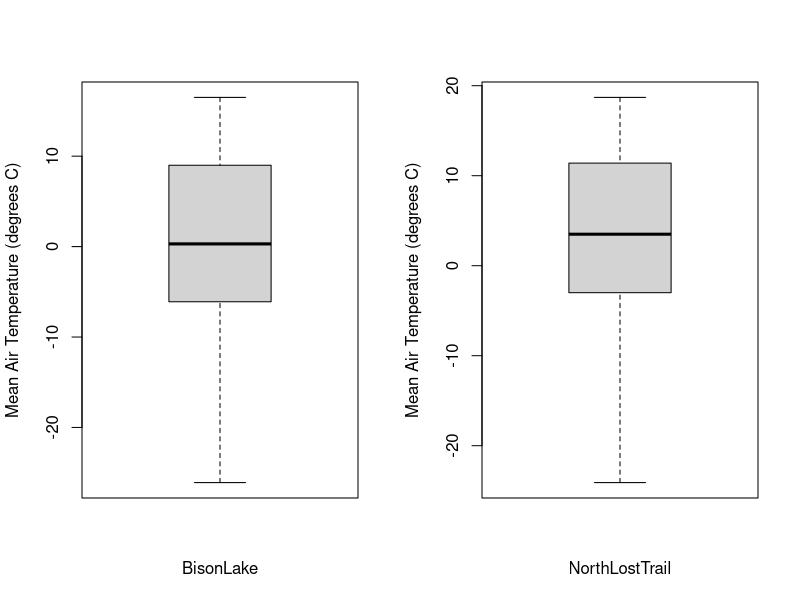
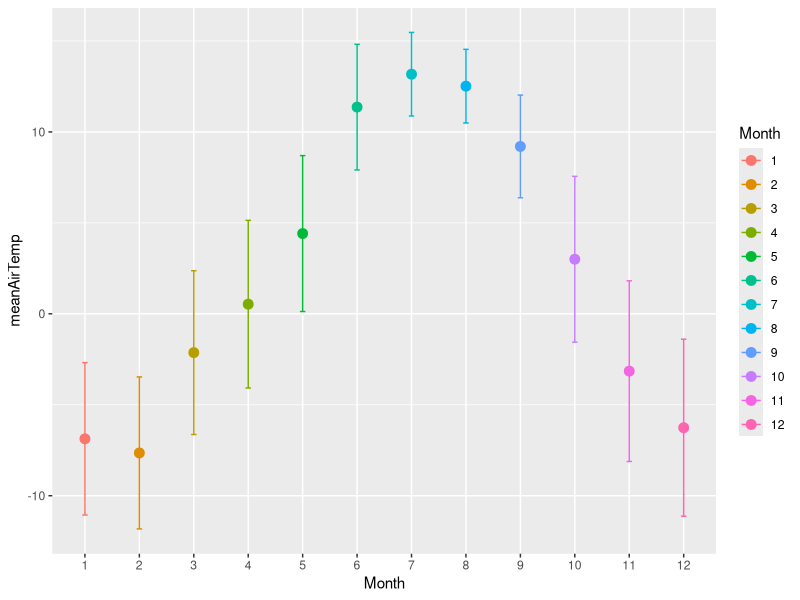

Here is the R script that generated these plots, in order:
## ---- chunk 1
#install.packages("plyr")
library(plyr)

climate <- read.csv(file="ClimateData.csv")
climate$Month <- as.factor(climate$Month)
climate$Year <- as.factor(climate$Year)
str(climate)
## ---- chunk 2
# Use 'ddply' to calculate the mean air temperature for each month
ddply(climate, # input data frame
      "Month", # variable to subset by
      function(x){ # function to run on each subset
        mean(x$AvgAirTemp)
        }
      )

# Alter the function slightly so that the output is easier to work with
monthlyData <- ddply(climate,
                     "Month",
                     function(x){ 
                       MeanAirTemp <- mean(x$AvgAirTemp)
                       data.frame(MeanAirTemp=MeanAirTemp)
                       }
                     )
print(monthlyData)
## ---- chunk 3
# Use 'ddply' to calculate the mean air temperature for each month-year combination
monthYearData <- ddply(climate,
                     c("Month","Year"),
                     function(x){ 
                       MeanAirTemp <- mean(x$AvgAirTemp)
                       data.frame(MeanAirTemp=MeanAirTemp)
                       }
                     )
print(monthYearData)
## ---- chunk 4
# Use 'ddply' to calculate, for each month, means and standard deviations for daily air temperature and precipitation
monthlyData <- ddply(climate,
                     "Month",
                     function(x){ 
                       
                       meanAirTemp <- mean(x$AvgAirTemp)
                       sdAirTemp <- sd(x$AvgAirTemp)
                       meanPrecip <- mean(x$Precip)
                       sdPrecip <- sd(x$Precip)
                       
                       data.frame(meanAirTemp=meanAirTemp,sdAirTemp=sdAirTemp,
                                  meanPrecip=meanPrecip,sdPrecip=sdPrecip)
                       }
                     )
print(monthlyData)
## ---- chunk 5
# Calculate the mean air temperature for each month
monthlyData <- ddply(climate, # input data frame 
           "Month", # variable to subset by
           summarise, # "helper function" to run
           MeanAirTemp = mean(AvgAirTemp)) # function to apply to each subset
print(monthlyData)

# Calculate the mean air temperature for each month-year combination
monthYearData <- ddply(climate, 
           c("Month","Year"), 
           summarise, 
           MeanAirTemp = mean(AvgAirTemp))
print(monthYearData)

# Calculate, for each month, the mean and standard deviation for air temperature 
monthlyData <- ddply(climate, 
           "Month", 
           summarise, 
           meanAirTemp=mean(AvgAirTemp), 
           sdAirTemp=sd(AvgAirTemp))
print(monthlyData)
## ---- chunk 6
# Use 'transform' within 'ddply' to split your data into subsets, perform a calculation on each subset, and add the results to a copy of your input data frame as a new column
x <- ddply(climate, 
           "Month", 
           transform, 
           MonthlyMeanTemp = mean(AvgAirTemp))
head(x)

# 'Mutate' works similarly to 'transform', but allows you to do calculations within 'ddply' using columns you just created
x <- ddply(climate, 
           "Month", 
           mutate, 
           AvgMaxTemp = mean(MaxAirTemp),
           AvgMinTemp = mean(MinAirTemp),
           MonthlyMeanTempRange = AvgMaxTemp - AvgMinTemp)
head(x)
## ---- chunk 7
# Create boxplots of the mean daily air temperatures for each weather station
par(mfrow = c(1,2))
d_ply(climate, 
      "StationName", 
      summarise, 
      boxplot(AvgAirTemp, 
              xlab=unique(StationName), 
              ylab="Mean Air Temperature (degrees C)"))
## ---- chunk 8
# Use a linear model to examine how precipitation changes with air temperature within each month
precipTemp <- ddply(climate, 
                     "Month", 
                     function(x) {
                       model <- lm(Precip ~ AvgAirTemp, data=x)
                       setNames(coef(model), c("Intercept", "Slope"))
                       }
                     )
print(precipTemp)

## ---- chunk 9
# For each month, calculate and graph the mean and standard deviation for air temperature 

monthlyData <- ddply(climate, 
           "Month", 
           summarise, 
           meanAirTemp=mean(AvgAirTemp), 
           sdAirTemp=sd(AvgAirTemp))
print(monthlyData)

library(ggplot2)

p <- ggplot(monthlyData, aes(x=Month,y=meanAirTemp,colour=Month))
p <- p + geom_point(position=position_dodge(width=0.3), stat="identity", size = 3) 
p <- p + geom_errorbar(aes(ymin=meanAirTemp-sdAirTemp, ymax=meanAirTemp+sdAirTemp),
                         width=.1,position=position_dodge(.3))
print(p)

